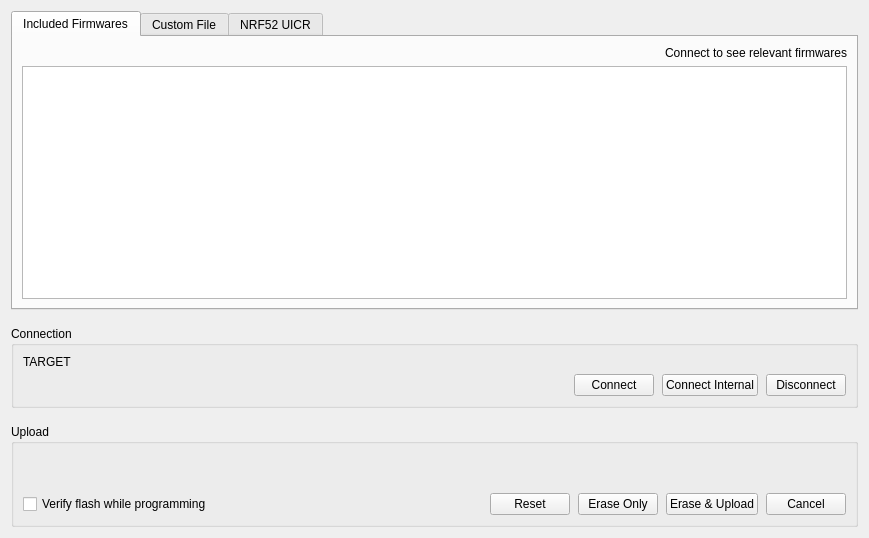
<?xml version="1.0" encoding="UTF-8"?>
<ui version="4.0">
 <class>PageSwdProg</class>
 <widget class="QWidget" name="PageSwdProg">
  <property name="geometry">
   <rect>
    <x>0</x>
    <y>0</y>
    <width>869</width>
    <height>538</height>
   </rect>
  </property>
  <property name="windowTitle">
   <string>Form</string>
  </property>
  <layout class="QVBoxLayout" name="verticalLayout_2">
   <property name="spacing">
    <number>16</number>
   </property>
   <item>
    <widget class="QTabWidget" name="tabWidget">
     <property name="currentIndex">
      <number>0</number>
     </property>
     <widget class="QWidget" name="tab">
      <attribute name="title">
       <string>Included Firmwares</string>
      </attribute>
      <layout class="QVBoxLayout" name="verticalLayout">
       <item>
        <widget class="QLabel" name="label_2">
         <property name="hint" stdset="0">
          <bool>true</bool>
         </property>
         <property name="text">
          <string>Connect to see relevant firmwares</string>
         </property>
         <property name="alignment">
          <set>Qt::AlignmentFlag::AlignRight|Qt::AlignmentFlag::AlignVCenter</set>
         </property>
         <property name="wordWrap">
          <bool>true</bool>
         </property>
        </widget>
       </item>
       <item>
        <widget class="QListWidget" name="fwList"/>
       </item>
      </layout>
     </widget>
     <widget class="QWidget" name="tab_2">
      <attribute name="title">
       <string>Custom File</string>
      </attribute>
      <layout class="QVBoxLayout" name="verticalLayout_3">
       <item>
        <layout class="QHBoxLayout" name="horizontalLayout_4">
         <item>
          <widget class="QRadioButton" name="useFw1Button">
           <property name="text">
            <string>Use</string>
           </property>
           <property name="checked">
            <bool>true</bool>
           </property>
          </widget>
         </item>
         <item>
          <widget class="QLineEdit" name="fwEdit"/>
         </item>
         <item>
          <widget class="QPushButton" name="chooseButton">
           <property name="sizePolicy">
            <sizepolicy hsizetype="Fixed" vsizetype="Fixed">
             <horstretch>0</horstretch>
             <verstretch>0</verstretch>
            </sizepolicy>
           </property>
           <property name="toolTip">
            <string>Choose file...</string>
           </property>
           <property name="text">
            <string/>
           </property>
           <property name="icon">
            <iconset resource="../res.qrc">
             <normaloff>:/res/icons/Open Folder-96.png</normaloff>:/res/icons/Open Folder-96.png</iconset>
           </property>
          </widget>
         </item>
        </layout>
       </item>
       <item>
        <layout class="QHBoxLayout" name="horizontalLayout_5">
         <item>
          <widget class="QRadioButton" name="useFw2Button">
           <property name="text">
            <string>Use</string>
           </property>
          </widget>
         </item>
         <item>
          <widget class="QLineEdit" name="fw2Edit"/>
         </item>
         <item>
          <widget class="QPushButton" name="choose2Button">
           <property name="sizePolicy">
            <sizepolicy hsizetype="Fixed" vsizetype="Fixed">
             <horstretch>0</horstretch>
             <verstretch>0</verstretch>
            </sizepolicy>
           </property>
           <property name="toolTip">
            <string>Choose file...</string>
           </property>
           <property name="text">
            <string/>
           </property>
           <property name="icon">
            <iconset resource="../res.qrc">
             <normaloff>:/res/icons/Open Folder-96.png</normaloff>:/res/icons/Open Folder-96.png</iconset>
           </property>
          </widget>
         </item>
        </layout>
       </item>
       <item>
        <layout class="QHBoxLayout" name="horizontalLayout_6">
         <item>
          <widget class="QRadioButton" name="useFw3Button">
           <property name="text">
            <string>Use</string>
           </property>
          </widget>
         </item>
         <item>
          <widget class="QLineEdit" name="fw3Edit"/>
         </item>
         <item>
          <widget class="QPushButton" name="choose3Button">
           <property name="sizePolicy">
            <sizepolicy hsizetype="Fixed" vsizetype="Fixed">
             <horstretch>0</horstretch>
             <verstretch>0</verstretch>
            </sizepolicy>
           </property>
           <property name="toolTip">
            <string>Choose file...</string>
           </property>
           <property name="text">
            <string/>
           </property>
           <property name="icon">
            <iconset resource="../res.qrc">
             <normaloff>:/res/icons/Open Folder-96.png</normaloff>:/res/icons/Open Folder-96.png</iconset>
           </property>
          </widget>
         </item>
        </layout>
       </item>
       <item>
        <layout class="QHBoxLayout" name="horizontalLayout_7">
         <item>
          <widget class="QRadioButton" name="useFw4Button">
           <property name="text">
            <string>Use</string>
           </property>
          </widget>
         </item>
         <item>
          <widget class="QLineEdit" name="fw4Edit"/>
         </item>
         <item>
          <widget class="QPushButton" name="choose4Button">
           <property name="sizePolicy">
            <sizepolicy hsizetype="Fixed" vsizetype="Fixed">
             <horstretch>0</horstretch>
             <verstretch>0</verstretch>
            </sizepolicy>
           </property>
           <property name="toolTip">
            <string>Choose file...</string>
           </property>
           <property name="text">
            <string/>
           </property>
           <property name="icon">
            <iconset resource="../res.qrc">
             <normaloff>:/res/icons/Open Folder-96.png</normaloff>:/res/icons/Open Folder-96.png</iconset>
           </property>
          </widget>
         </item>
        </layout>
       </item>
       <item>
        <spacer name="verticalSpacer">
         <property name="orientation">
          <enum>Qt::Vertical</enum>
         </property>
         <property name="sizeHint" stdset="0">
          <size>
           <width>20</width>
           <height>266</height>
          </size>
         </property>
        </spacer>
       </item>
      </layout>
     </widget>
     <widget class="QWidget" name="tab_3">
      <attribute name="title">
       <string>NRF52 UICR</string>
      </attribute>
      <layout class="QVBoxLayout" name="verticalLayout_4">
       <item>
        <widget class="QTableWidget" name="uicrTable">
         <attribute name="horizontalHeaderStretchLastSection">
          <bool>false</bool>
         </attribute>
         <column>
          <property name="text">
           <string>Name</string>
          </property>
         </column>
         <column>
          <property name="text">
           <string>Offset</string>
          </property>
         </column>
         <column>
          <property name="text">
           <string>Value</string>
          </property>
         </column>
         <column>
          <property name="text">
           <string>Read</string>
          </property>
         </column>
         <column>
          <property name="text">
           <string>Write</string>
          </property>
         </column>
        </widget>
       </item>
       <item>
        <layout class="QHBoxLayout" name="horizontalLayout_3">
         <item>
          <widget class="QPushButton" name="uicrReadButton">
           <property name="text">
            <string>Read All</string>
           </property>
           <property name="icon">
            <iconset resource="../res.qrc">
             <normaloff>:/res/icons/Upload-96.png</normaloff>:/res/icons/Upload-96.png</iconset>
           </property>
          </widget>
         </item>
         <item>
          <widget class="QPushButton" name="uicrWriteButton">
           <property name="text">
            <string>Write All</string>
           </property>
           <property name="icon">
            <iconset resource="../res.qrc">
             <normaloff>:/res/icons/Download-96.png</normaloff>:/res/icons/Download-96.png</iconset>
           </property>
          </widget>
         </item>
         <item>
          <widget class="QPushButton" name="uicrEraseButton">
           <property name="text">
            <string>Erase</string>
           </property>
           <property name="icon">
            <iconset resource="../res.qrc">
             <normaloff>:/res/icons/Delete-96.png</normaloff>:/res/icons/Delete-96.png</iconset>
           </property>
          </widget>
         </item>
        </layout>
       </item>
      </layout>
     </widget>
    </widget>
   </item>
   <item>
    <widget class="QGroupBox" name="groupBox">
     <property name="title">
      <string>Connection</string>
     </property>
     <layout class="QVBoxLayout" name="verticalLayout_5">
      <property name="spacing">
       <number>5</number>
      </property>
      <item>
       <widget class="QLabel" name="label">
        <property name="caption" stdset="0">
         <bool>true</bool>
        </property>
        <property name="text">
         <string>TARGET</string>
        </property>
       </widget>
      </item>
      <item>
       <layout class="QHBoxLayout" name="horizontalLayout_2">
        <property name="spacing">
         <number>8</number>
        </property>
        <item>
         <widget class="QFrame" name="targetFrame">
          <property name="well" stdset="0">
           <bool>true</bool>
          </property>
          <property name="sizePolicy">
           <sizepolicy hsizetype="MinimumExpanding" vsizetype="Preferred">
            <horstretch>0</horstretch>
            <verstretch>0</verstretch>
           </sizepolicy>
          </property>
          <layout class="QHBoxLayout" name="targetFrameLayout">
           <property name="spacing">
            <number>8</number>
           </property>
           <property name="leftMargin">
            <number>10</number>
           </property>
           <property name="topMargin">
            <number>0</number>
           </property>
           <property name="rightMargin">
            <number>0</number>
           </property>
           <property name="bottomMargin">
            <number>0</number>
           </property>
           <item>
            <widget class="QLabel" name="targetLamp"/>
           </item>
           <item>
            <widget class="QLabel" name="targetLabel">
             <property name="sizePolicy">
              <sizepolicy hsizetype="MinimumExpanding" vsizetype="Preferred">
               <horstretch>0</horstretch>
               <verstretch>0</verstretch>
              </sizepolicy>
             </property>
             <property name="text">
              <string/>
             </property>
            </widget>
           </item>
          </layout>
         </widget>
        </item>
        <item>
         <widget class="QPushButton" name="connectButton">
          <property name="toolTip">
           <string>Connect to external MCU over SWD.</string>
          </property>
          <property name="text">
           <string>Connect</string>
          </property>
          <property name="icon">
           <iconset resource="../res.qrc">
            <normaloff>:/res/icons/Connected-96.png</normaloff>:/res/icons/Connected-96.png</iconset>
          </property>
         </widget>
        </item>
        <item>
         <widget class="QPushButton" name="connectNrf5xButton">
          <property name="toolTip">
           <string>Connect to internal NRF5x MCU</string>
          </property>
          <property name="text">
           <string>Connect Internal</string>
          </property>
          <property name="icon">
           <iconset resource="../res.qrc">
            <normaloff>:/res/icons/Connected-96.png</normaloff>:/res/icons/Connected-96.png</iconset>
          </property>
         </widget>
        </item>
        <item>
         <widget class="QPushButton" name="disconnectButton">
          <property name="text">
           <string>Disconnect</string>
          </property>
          <property name="icon">
           <iconset resource="../res.qrc">
            <normaloff>:/res/icons/Disconnected-96.png</normaloff>:/res/icons/Disconnected-96.png</iconset>
          </property>
         </widget>
        </item>
       </layout>
      </item>
     </layout>
    </widget>
   </item>
   <item>
    <widget class="QGroupBox" name="groupBox_2">
     <property name="title">
      <string>Upload</string>
     </property>
     <layout class="QVBoxLayout" name="verticalLayout_6">
      <property name="spacing">
       <number>10</number>
      </property>
      <item>
       <widget class="DisplayPercentage" name="display" native="true">
        <property name="sizePolicy">
         <sizepolicy hsizetype="MinimumExpanding" vsizetype="Preferred">
          <horstretch>0</horstretch>
          <verstretch>0</verstretch>
         </sizepolicy>
        </property>
        <property name="minimumSize">
         <size>
          <width>0</width>
          <height>30</height>
         </size>
        </property>
       </widget>
      </item>
      <item>
       <layout class="QHBoxLayout" name="horizontalLayout">
        <property name="spacing">
         <number>8</number>
        </property>
        <item>
         <widget class="QCheckBox" name="verifyBox">
          <property name="text">
           <string>Verify flash while programming</string>
          </property>
          <property name="checked">
           <bool>false</bool>
          </property>
         </widget>
        </item>
        <item>
         <spacer name="horizontalSpacer">
          <property name="orientation">
           <enum>Qt::Orientation::Horizontal</enum>
          </property>
          <property name="sizeHint" stdset="0">
           <size>
            <width>20</width>
            <height>20</height>
           </size>
          </property>
         </spacer>
        </item>
        <item>
         <widget class="QPushButton" name="resetButton">
          <property name="text">
           <string>Reset</string>
          </property>
          <property name="icon">
           <iconset resource="../res.qrc">
            <normaloff>:/res/icons/Restart-96.png</normaloff>:/res/icons/Restart-96.png</iconset>
          </property>
         </widget>
        </item>
        <item>
         <widget class="QPushButton" name="eraseFlashButton">
          <property name="text">
           <string>Erase Only</string>
          </property>
          <property name="icon">
           <iconset resource="../res.qrc">
            <normaloff>:/res/icons/Delete-96.png</normaloff>:/res/icons/Delete-96.png</iconset>
          </property>
         </widget>
        </item>
        <item>
         <widget class="QPushButton" name="uploadButton">
          <property name="primary" stdset="0">
           <bool>true</bool>
          </property>
          <property name="text">
           <string>Erase &amp;&amp; Upload</string>
          </property>
          <property name="icon">
           <iconset resource="../res.qrc">
            <normaloff>:/res/icons/Download-96.png</normaloff>:/res/icons/Download-96.png</iconset>
          </property>
         </widget>
        </item>
        <item>
         <widget class="QPushButton" name="cancelButton">
          <property name="text">
           <string>Cancel</string>
          </property>
          <property name="icon">
           <iconset resource="../res.qrc">
            <normaloff>:/res/icons/Cancel-96.png</normaloff>:/res/icons/Cancel-96.png</iconset>
          </property>
         </widget>
        </item>
       </layout>
      </item>
     </layout>
    </widget>
   </item>
  </layout>
 </widget>
 <customwidgets>
  <customwidget>
   <class>DisplayPercentage</class>
   <extends>QWidget</extends>
   <header>widgets/displaypercentage.h</header>
   <container>1</container>
  </customwidget>
 </customwidgets>
 <resources>
  <include location="../res.qrc"/>
 </resources>
 <connections/>
</ui>
